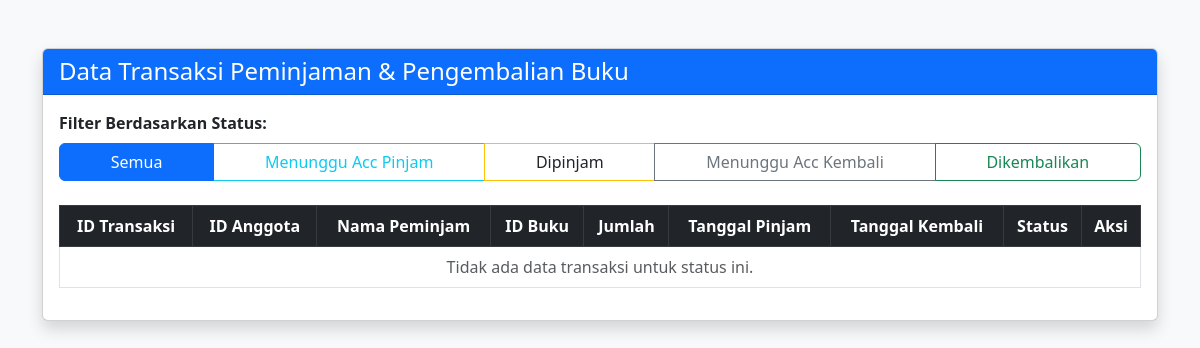
Page /view/view_admin/transaksi.php (signed in) on the earlier database version.
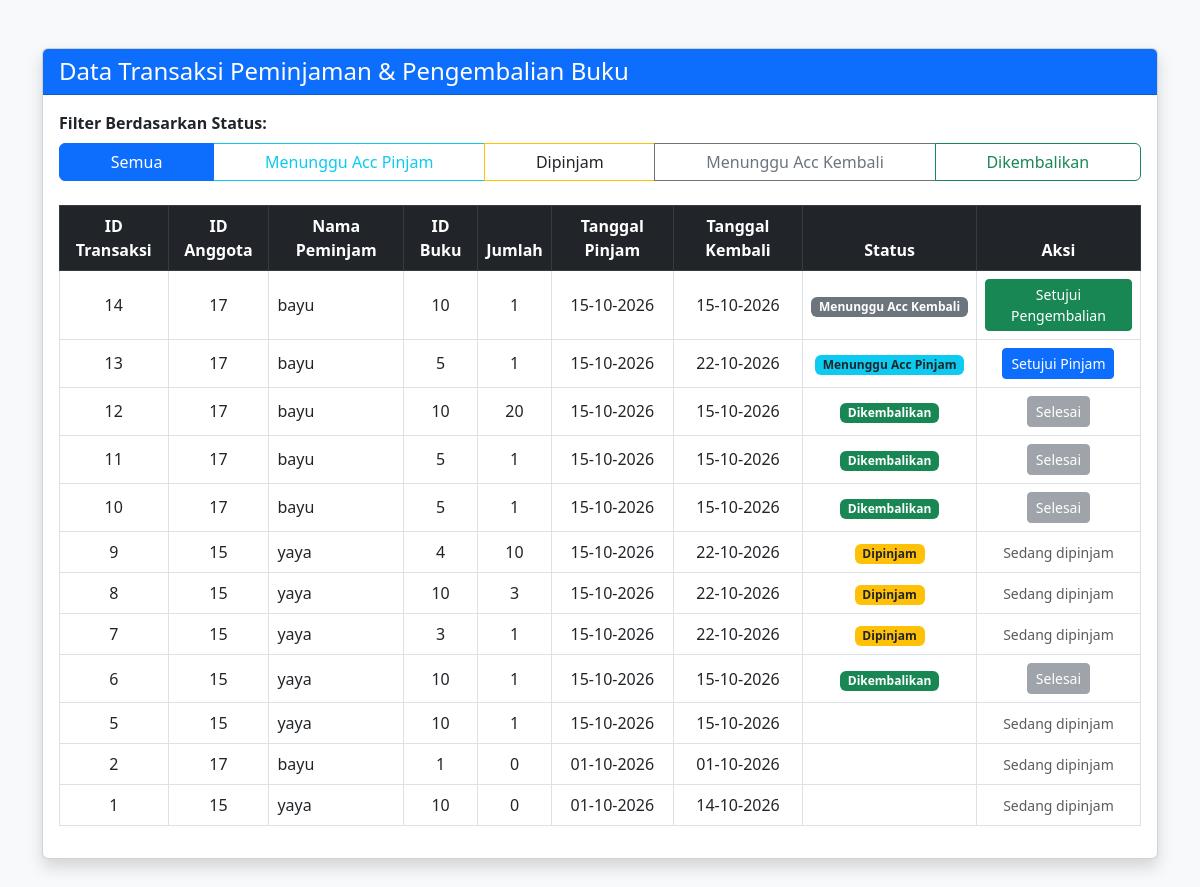
Same page on the later database version.
### tables this page shows
CREATE TABLE `transaksi` (
  `id_transaksi` int(11) NOT NULL,
  `id_anggota` int(11) NOT NULL,
  `id_buku` int(11) NOT NULL,
  `tanggal_pinjam` date NOT NULL,
  `tanggal_kembali` date DEFAULT NULL,
  `status` enum('menunggu_persetujuan_pinjam','dipinjam','menunggu_persetujuan_kembali','dikembalikan') NOT NULL DEFAULT 'menunggu_persetujuan_pinjam',
  `jumlah` int(2) NOT NULL
);

CREATE TABLE `anggota` (
  `id_anggota` int(11) NOT NULL,
  `username` varchar(50) NOT NULL,
  `password` varchar(255) NOT NULL,
  `email` varchar(50) NOT NULL,
  `nisn` int(9) NOT NULL,
  `kelas` varchar(10) NOT NULL,
  `role` enum('admin','user') NOT NULL
);

### view/view_admin/transaksi.php (the view, shortened to what this page needs)
<?php
$db = new Koneksi();
$koneksi = $db->koneksi;
$filter_status = isset($_GET['status']) ? $_GET['status'] : '';
if ($filter_status == 'menunggu_pinjam') {
    $sql = "SELECT transaksi.*, anggota.username FROM transaksi
            JOIN anggota ON transaksi.id_anggota = anggota.id_anggota
            WHERE transaksi.status = 'menunggu_persetujuan_pinjam' ORDER BY transaksi.id_transaksi DESC";
} elseif ($filter_status == 'dipinjam') {
    $sql = "SELECT transaksi.*, anggota.username FROM transaksi
            JOIN anggota ON transaksi.id_anggota = anggota.id_anggota
            WHERE transaksi.status = 'dipinjam' ORDER BY transaksi.id_transaksi DESC";
} elseif ($filter_status == 'menunggu_kembali') {
    $sql = "SELECT transaksi.*, anggota.username FROM transaksi
            JOIN anggota ON transaksi.id_anggota = anggota.id_anggota
            WHERE transaksi.status = 'menunggu_persetujuan_kembali' ORDER BY transaksi.id_transaksi DESC";
} elseif ($filter_status == 'dikembalikan') {
    $sql = "SELECT transaksi.*, anggota.username FROM transaksi
            JOIN anggota ON transaksi.id_anggota = anggota.id_anggota
            WHERE transaksi.status = 'dikembalikan' ORDER BY transaksi.id_transaksi DESC";
} else {
    $sql = "SELECT transaksi.*, anggota.username FROM transaksi
            JOIN anggota ON transaksi.id_anggota = anggota.id_anggota
            ORDER BY transaksi.id_transaksi DESC";
}
$result = $koneksi->query($sql);
?>
<!DOCTYPE html>
<html lang="id">
<head>
    <link href="https://cdn.jsdelivr.net/npm/bootstrap@5.3.0/dist/css/bootstrap.min.css" rel="stylesheet">
</head>
<body class="bg-light">
<div class="container mt-5 mb-5">
    <div class="card shadow">
        <div class="card-header bg-primary text-white d-flex justify-content-between align-items-center">
            <h4 class="mb-0">Data Transaksi Peminjaman & Pengembalian Buku</h4>
        </div>
        <div class="card-body">
            <div class="row mb-4">
                <div class="col-md-12">
                    <label class="form-label fw-bold">Filter Berdasarkan Status:</label>
                    <div class="btn-group w-100 flex-wrap" role="group">
                        <a href="transaksi.php" class="btn btn-outline-primary <?= ($filter_status == '') ? 'active' : ''; ?>">Semua</a>
                        <a href="transaksi.php?status=menunggu_pinjam" class="btn btn-outline-info <?= ($filter_status == 'menunggu_pinjam') ? 'active' : ''; ?>">Menunggu Acc Pinjam</a>
                        <a href="transaksi.php?status=dipinjam" class="btn btn-outline-warning text-dark <?= ($filter_status == 'dipinjam') ? 'active' : ''; ?>">Dipinjam</a>
                        <a href="transaksi.php?status=menunggu_kembali" class="btn btn-outline-secondary <?= ($filter_status == 'menunggu_kembali') ? 'active' : ''; ?>">Menunggu Acc Kembali</a>
                        <a href="transaksi.php?status=dikembalikan" class="btn btn-outline-success <?= ($filter_status == 'dikembalikan') ? 'active' : ''; ?>">Dikembalikan</a>
                    </div>
                </div>
            </div>
            <div class="table-responsive">
                <table class="table table-bordered table-hover align-middle">
                    <thead class="table-dark text-center">
                        <tr>
                            <th>ID Transaksi</th>
                            <th>ID Anggota</th>
                            <th>Nama Peminjam</th>
                            <th>ID Buku</th>
                            <th>Jumlah</th>
                            <th>Tanggal Pinjam</th>
                            <th>Tanggal Kembali</th>
                            <th>Status</th>
                            <th>Aksi</th>
                        </tr>
                    </thead>
                    <tbody>
                        <?php
                        if ($result && $result->num_rows > 0) {
                            while ($row = $result->fetch_assoc()) {
                        ?>
                            <tr>
                                <td class="text-center"><?= htmlspecialchars($row['id_transaksi']); ?></td>
                                <td class="text-center"><?= htmlspecialchars($row['id_anggota']); ?></td>
                                <td><?= htmlspecialchars($row['username']); ?></td>
                                <td class="text-center"><?= htmlspecialchars($row['id_buku']); ?></td>
                                <td class="text-center"><?= htmlspecialchars($row['jumlah']); ?></td>
                                <td class="text-center"><?= date('d-m-Y', strtotime($row['tanggal_pinjam'])); ?></td>
                                <td class="text-center">
                                    <?= (!empty($row['tanggal_kembali']) && $row['tanggal_kembali'] != '0000-00-00') ? date('d-m-Y', strtotime($row['tanggal_kembali'])) : '<span class="text-muted">-</span>'; ?>
                                </td>
                                <td class="text-center">
                                    <?php if ($row['status'] == 'menunggu_persetujuan_pinjam') : ?>
                                        <span class="badge bg-info text-dark">Menunggu Acc Pinjam</span>
                                    <?php elseif ($row['status'] == 'dipinjam') : ?>
                                        <span class="badge bg-warning text-dark">Dipinjam</span>
                                    <?php elseif ($row['status'] == 'menunggu_persetujuan_kembali') : ?>
                                        <span class="badge bg-secondary">Menunggu Acc Kembali</span>
                                    <?php elseif ($row['status'] == 'dikembalikan') : ?>
                                        <span class="badge bg-success">Dikembalikan</span>
                                    <?php else : ?>
                                        <span class="badge bg-dark"><?= htmlspecialchars($row['status']); ?></span>
                                    <?php endif; ?>
                                </td>
                                <td class="text-center">
                                    <?php if ($row['status'] == 'menunggu_persetujuan_pinjam') : ?>
                                        <a href="proses_acc_pinjam.php?id=<?= $row['id_transaksi']; ?>"
                                           class="btn btn-sm btn-primary"
                                           onclick="return confirm('Setujui peminjaman buku ini?')">
                                           Setujui Pinjam
                                        </a>
                                    <?php elseif ($row['status'] == 'menunggu_persetujuan_kembali') : ?>
                                        <a href="proses_kembali.php?id=<?= $row['id_transaksi']; ?>"
                                           class="btn btn-sm btn-success"
                                           onclick="return confirm('Setujui pengembalian buku ini?')">
                                           Setujui Pengembalian
                                        </a>
                                    <?php elseif ($row['status'] == 'dikembalikan') : ?>
                                        <button class="btn btn-sm btn-secondary" disabled>Selesai</button>
                                    <?php else : ?>
                                        <span class="text-muted small">Sedang dipinjam</span>
                                    <?php endif; ?>
                                </td>
                            </tr>
                        <?php
                            }
                        } else {
                        ?>
                            <tr>
                                <td colspan="9" class="text-center text-muted">Tidak ada data transaksi untuk status ini.</td>
                            </tr>
                        <?php } ?>
                    </tbody>
                </table>
            </div>
        </div>
    </div>
</div>
</body>
</html>

Differences in the rows shown:
added transaksi: id_transaksi "14", id_anggota "17", id_anggota.username "bayu", id_buku "10", jumlah "1", tanggal_pinjam "15-10-2026", tanggal_kembali "15-10-2026", shows "Menunggu Acc Kembali"
added transaksi: id_transaksi "13", id_anggota "17", id_anggota.username "bayu", id_buku "5", jumlah "1", tanggal_pinjam "15-10-2026", tanggal_kembali "22-10-2026", shows "Menunggu Acc Pinjam"
added transaksi: id_transaksi "12", id_anggota "17", id_anggota.username "bayu", id_buku "10", jumlah "20", tanggal_pinjam "15-10-2026", tanggal_kembali "15-10-2026", status "Dikembalikan"
added transaksi: id_transaksi "11", id_anggota "17", id_anggota.username "bayu", id_buku "5", jumlah "1", tanggal_pinjam "15-10-2026", tanggal_kembali "15-10-2026", status "Dikembalikan"
added transaksi: id_transaksi "10", id_anggota "17", id_anggota.username "bayu", id_buku "5", jumlah "1", tanggal_pinjam "15-10-2026", tanggal_kembali "15-10-2026", status "Dikembalikan"
added transaksi: id_transaksi "9", id_anggota "15", id_anggota.username "yaya", id_buku "4", jumlah "10", tanggal_pinjam "15-10-2026", tanggal_kembali "22-10-2026", status "Dipinjam"
added transaksi: id_transaksi "8", id_anggota "15", id_anggota.username "yaya", id_buku "10", jumlah "3", tanggal_pinjam "15-10-2026", tanggal_kembali "22-10-2026", status "Dipinjam"
added transaksi: id_transaksi "7", id_anggota "15", id_anggota.username "yaya", id_buku "3", jumlah "1", tanggal_pinjam "15-10-2026", tanggal_kembali "22-10-2026", status "Dipinjam"
added transaksi: id_transaksi "6", id_anggota "15", id_anggota.username "yaya", id_buku "10", jumlah "1", tanggal_pinjam "15-10-2026", tanggal_kembali "15-10-2026", status "Dikembalikan"
added transaksi: id_transaksi "5", id_anggota "15", id_anggota.username "yaya", id_buku "10", jumlah "1", tanggal_pinjam "15-10-2026", tanggal_kembali "15-10-2026", status "Sedang dipinjam"
added transaksi: id_transaksi "2", id_anggota "17", id_anggota.username "bayu", id_buku "1", jumlah "0", tanggal_pinjam "01-10-2026", tanggal_kembali "01-10-2026", status "Sedang dipinjam"
added transaksi: id_transaksi "1", id_anggota "15", id_anggota.username "yaya", id_buku "10", jumlah "0", tanggal_pinjam "01-10-2026", tanggal_kembali "14-10-2026", status "Sedang dipinjam"
Other differences:
text no longer shown: "Tidak ada data transaksi untuk status ini."
